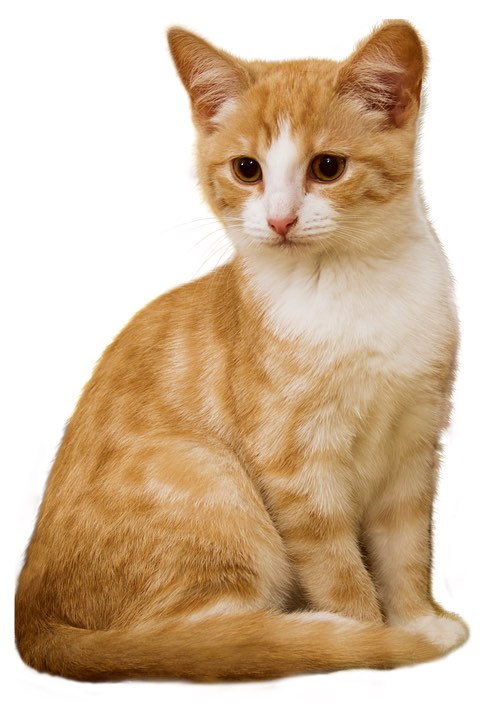
//> input picture 第一部分-快速上手OpenCV/chapter01-邂逅OpenCV/cat.jpg, 498 x 720 px
$ ./CannyExample   (built with g++ and OpenCV 4)
//> lines starting //> are read from the running program, lines starting //| are printed output that depends on the picture; after the words box and inside, x2 and y2 are one past the last pixel; in counts of white or black regions, pixels touching at a corner belong together
#include <iostream>
#include <vector>
#include <opencv2/opencv.hpp>
#include <opencv2/highgui/highgui.hpp>
#include <opencv2/imgproc/imgproc.hpp>
#include <regex>

using namespace std;
using namespace cv;

int main(int argc, char** argv) {

    // 载入原图
    Mat src = imread("cat.jpg");
//> src is the input picture: 720 rows x 498 cols, CV_8UC3; mean B, G, R 162.6, 189.2, 213.4
    Mat src1 = src.clone();

    // 显示原始图
    imshow("[原始图]Canny边缘检测", src);

    // 高阶的Canny用法, 转成灰度图, 降噪, 用canny, 最后将得到的边缘作为
    // 掩码, 拷贝原图到效果图上, 得到彩色的边缘图
    Mat dst, edge, gray;

    // [1] 创建与src同类型和大小的矩阵(dst)
    dst.create(src1.size(), src1.type());

    // [2] 将原图像转化为灰度图像
    cvtColor(src1, gray, COLOR_BGR2GRAY);
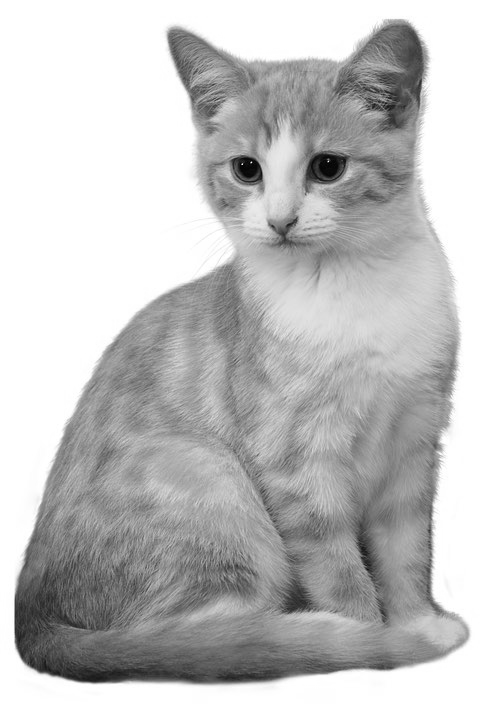
//> gray: 720 rows x 498 cols, CV_8UC1; min 2, max 255, mean 193.4

    // [3] 先使用3x3内核来降噪
    blur(gray, edge, Size(3, 3));

    // [4] 运行Canny算子
    Canny(edge, edge, 3, 9, 3);
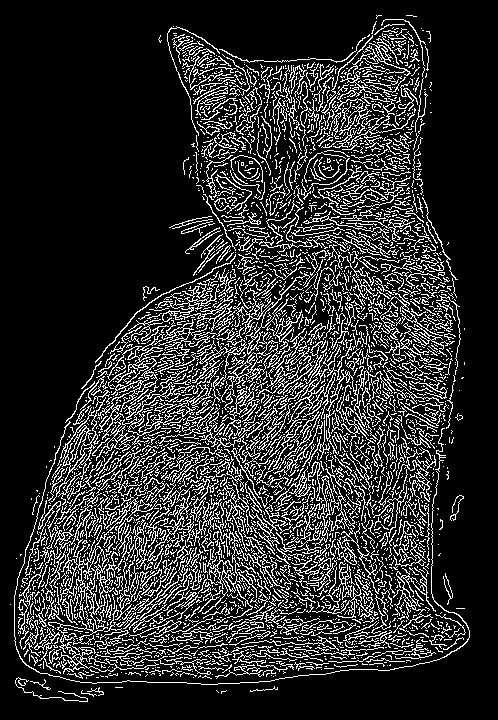
//> edge: 720 rows x 498 cols, CV_8UC1; 17.7% white in thin lines or dots, all inside (x1, y1, x2, y2) = (10, 15, 470, 702)
    // cout << format(edge, Formatter::FMT_NUMPY) << endl;

    // [5] 将dst内的所有元素设置为0
    dst = Scalar::all(0);

    // [6] 使用Canny算子输出的边缘图作为掩码, 来将原图拷贝到目标图中
    src1.copyTo(dst, edge);
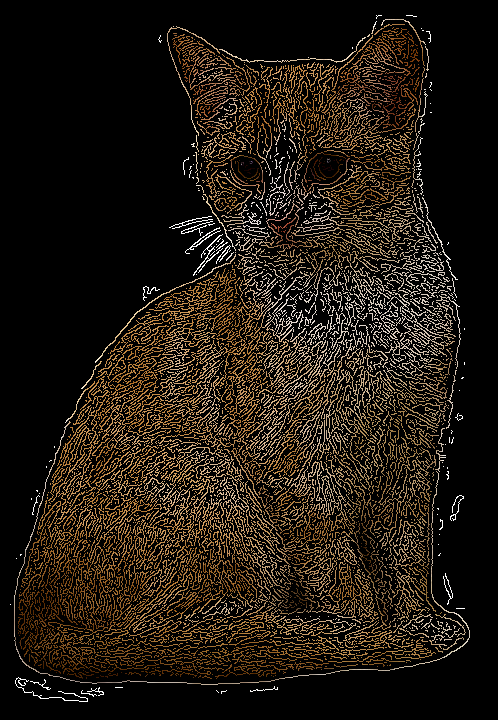
//> dst: 720 rows x 498 cols, CV_8UC3; mean B, G, R 17.6, 25.7, 33

    // [7] 显示效果图
    imshow("[效果图]Canny边缘检测", dst);

    waitKey(0);

    return 0;

}
